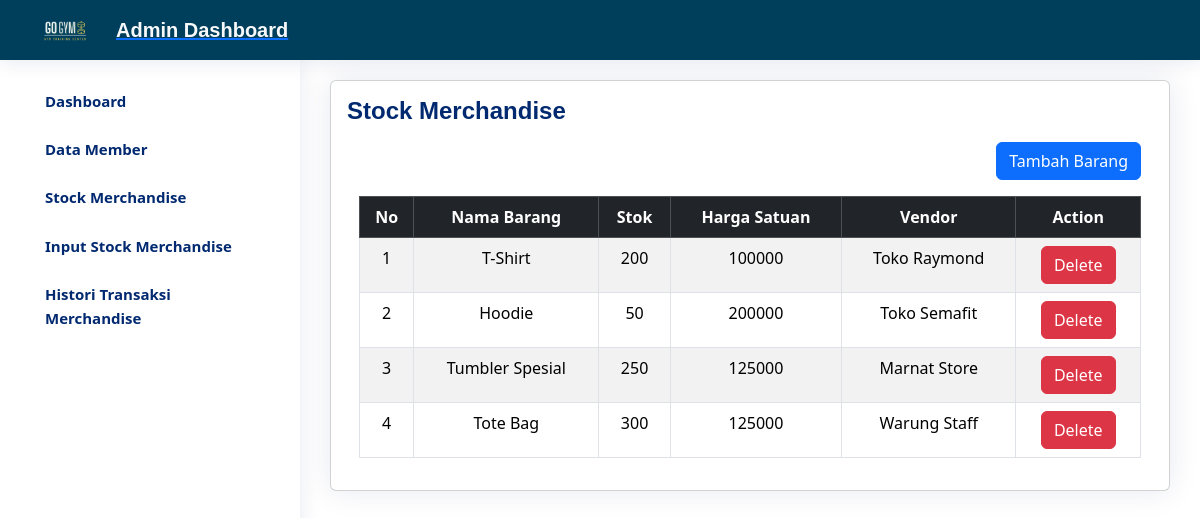
Page /admin_merch.php on the earlier database version.
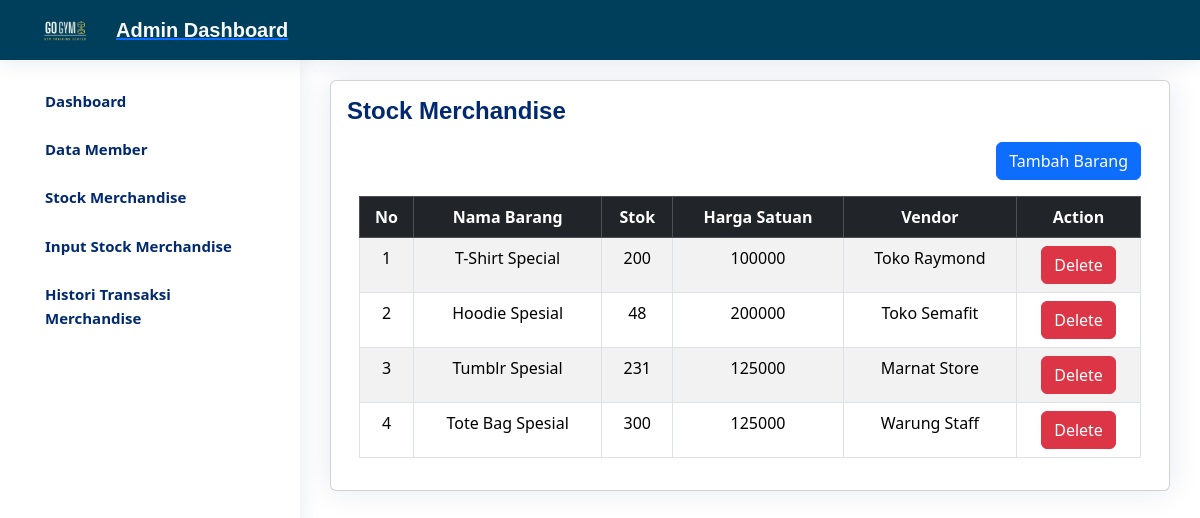
Same page on the later database version.
### tables this page shows
CREATE TABLE `stock` (
  `idbarang` int(11) NOT NULL,
  `namabarang` varchar(25) NOT NULL,
  `stok` int(11) NOT NULL,
  `harga` int(11) NOT NULL,
  `vendor` varchar(25) NOT NULL
);

### admin_merch.php (the view, shortened to what this page needs)
<?php
require 'function.php';
?>
<!DOCTYPE html>
<html lang="en">
<head>
    <link rel="stylesheet" href="CSS/styledashtest.css">
    <link href="https://unpkg.com/aos@2.3.1/dist/aos.css" rel="stylesheet">
    <link href="https://cdn.jsdelivr.net/npm/bootstrap@5.3.2/dist/css/bootstrap.min.css" rel="stylesheet"
>
</head>
<body>
    <?php include "navbaradmin.php"; ?>
    <main id="main" class="main">
        <div class="card">
            <div class="card-body">
                <div class="pagetitle">
                    <h1>Stock Merchandise</h1>
                    <div class="container">
                        <div class="pt-3 pb-3 d-flex justify-content-end">
                        <button type="button" class="btn btn-primary" data-bs-toggle="modal" data-bs-target="#myModal">
                        Tambah Barang
                        </button>
                        </div>
                        <table class="table text-center table-striped table-bordered">
                            <thead class="thead table-dark">
                                <th>No</th>
                                <th>Nama Barang</th>
                                <th>Stok</th>
                                <th>Harga Satuan</th>
                                <th>Vendor</th>
                                <th>Action</th>
                            </thead>
                            <tbody>
                                <?php
                                    $no=1;
                                    $ambildata = mysqli_query($conn, "select * from stock");
                                    while ($tampil = mysqli_fetch_array($ambildata)) {
                                        echo "
                                        <tr>
                                            <td>$no</td>
                                            <td>$tampil[namabarang]</td>
                                            <td>$tampil[stok]</td>
                                            <td>$tampil[harga]</td>
                                            <td>$tampil[vendor]</td>
                                            <td>
                                                <a href='?namabarang=$tampil[namabarang]'><button class='btn btn-danger'>Delete</button></a>
                                            </td>
                                        </tr>";
                                        $no++;
                                    }
                                ?>
                            </tbody>
                        </table>
                    </div>
                </div>
            </div>
        </div>
    </main>
</body>
</html>

Differences in the rows shown:
changed stock "Toko Raymond": namabarang "T-Shirt" → "T-Shirt Special"
changed stock "Toko Semafit": namabarang "Hoodie" → "Hoodie Spesial"; stok "50" → "48"
changed stock "Marnat Store": namabarang "Tumbler Spesial" → "Tumblr Spesial"; stok "250" → "231"
changed stock "Warung Staff": namabarang "Tote Bag" → "Tote Bag Spesial"
